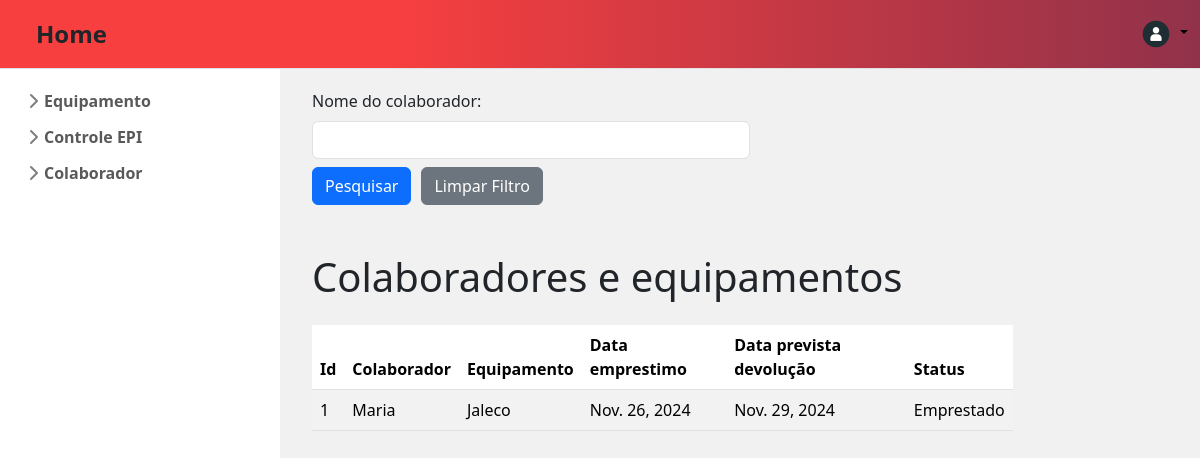
Page /relatorioColaborador/ on the earlier database version.
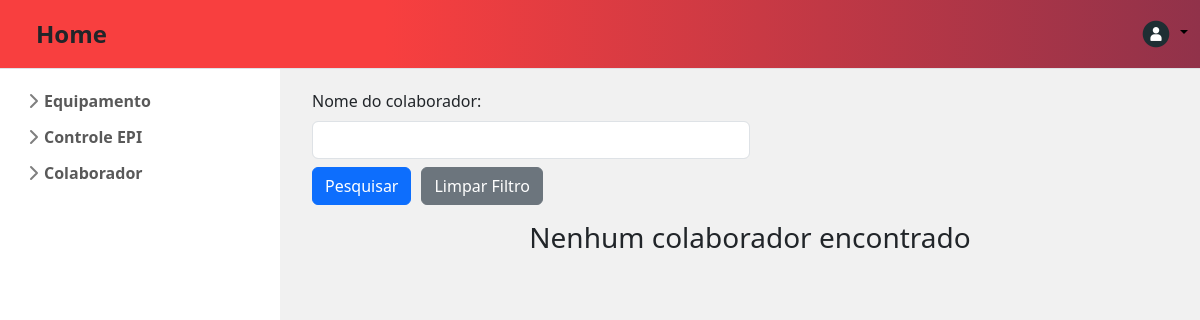
Same page on the later database version.
### app_produtos/models.py (models this page shows, shortened)
class RegistrarAcao(models.Model):
    colaborador_id = models.ForeignKey(CadastrarColaborador, on_delete=models.CASCADE, null=True)
    equipamento_id = models.ForeignKey(CadastrarEquipamento, on_delete=models.CASCADE, null=True)
    data_emprestimo = models.DateField()
    data_prevista_devolucao = models.DateField()
    status = models.CharField(max_length=100)
    condicoes = models.CharField(max_length=100)
    data_devolucao = models.DateField(null=True, blank=True)
    observacao = models.CharField(max_length=255, null=True, blank=True)

class CadastrarColaborador(models.Model):
    nome_colaborador = models.CharField(max_length=100)
    cpf = models.CharField(max_length=11)
    cargo = models.CharField(max_length=100)
    setor = models.CharField(max_length=100)

class CadastrarEquipamento(models.Model):
    cod_equipamento = models.IntegerField()
    nome_equipamento = models.CharField(max_length=100)

### app_produtos/views.py (the view)
# urls.py: path("relatorioColaborador/", views.relatorio_colaborador, name="relatorio_colaborador"),
def relatorio_colaborador(request):
    values = RegistrarAcao.objects.all()
    nome_colaborador = request.GET.get('nome_colaborador')
    if nome_colaborador:
        values = values.filter(colaborador_id__nome_colaborador__icontains=nome_colaborador)
    return render(request, 'app_produtos/globals/relatorioColaborador.html', {
        "registro_acao": values,
        "nome_colaborador": nome_colaborador
    })

### app_produtos/templates/app_produtos/globals/relatorioColaborador.html (shortened to what this page needs)
{% extends "app_produtos/index.html" %}
{% block content %}
<div class="container justify-content-center mt-2">
  <form action="{% url 'relatorio_colaborador' %}" method="get" >
    <div class="form-group">
      <label class="form-label" for="nome_colaborador">Nome do colaborador:</label>
      <input class="form-control w-50" type="text" name="nome_colaborador" id="nome_colaborador" value="{{ nome_colaborador|default:'' }}"/>
    </div>
    <div class="d-flex mt-2" style="gap: 10px;">
        <button class="w-10 btn btn-primary btn-md"  type="submit">Pesquisar</button>
        <a class="w-10 btn btn-secondary btn-md" href="{% url 'relatorio_colaborador' %}">Limpar Filtro</a>
      </div>
  </form>
</div>
{% if registro_acao %}
<div class="container mt-5">
  <h1 class="text-start mb-4" >Colaboradores e equipamentos</h1>
  <table class="table table-striped" style="width: 80%;">
    <thead>
      <tr>
        <th>Id</th>
        <th>Colaborador</th>
        <th>Equipamento</th>
        <th>Data emprestimo</th>
        <th>Data prevista devolução</th>
        <th>Status</th>
      </tr>
    </thead>
    <tbody>
      {% for item in registro_acao %}
      <tr>
        <td>{{ item.id }}</td>
        <td>{{ item.colaborador_id.nome_colaborador }}</td>
        <td>{{ item.equipamento_id.nome_equipamento }}</td>
        <td>{{ item.data_emprestimo }}</td>
        <td>{{ item.data_prevista_devolucao }}</td>
        <td>{{ item.status }}</td>
      </tr>
      {% endfor %}
    </tbody>
  </table>
</div>
{% else %}
<div class="container mt-3">
  <p class="text-center h3">Nenhum colaborador encontrado</p>
</div>
{% endif %} {% endblock content %}

Differences in the rows shown:
removed RegistrarAcao: id "1", colaborador_id.nome_colaborador "Maria", equipamento_id.nome_equipamento "Jaleco", data_emprestimo "Nov. 26, 2024", data_prevista_devolucao "Nov. 29, 2024", status "Emprestado"
Other differences:
text no longer shown: "Colaboradores e equipamentos Id Colaborador Equipamento Data emprestimo Data prevista devolução Status"
text now shown: "Nenhum colaborador encontrado"
